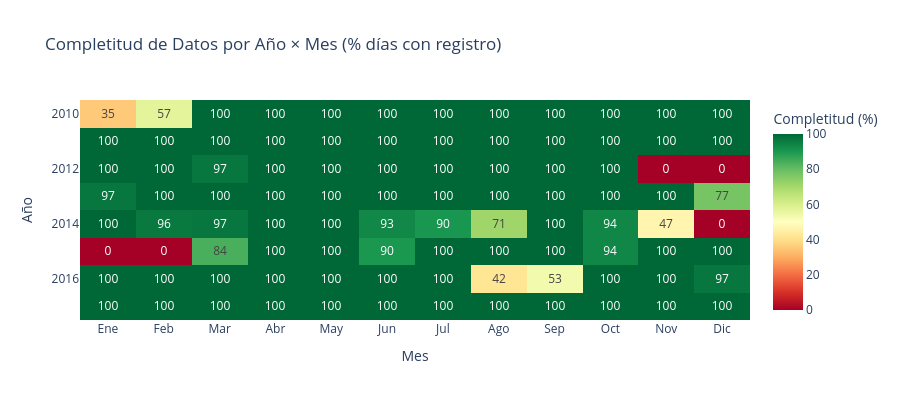

Notebook code cell kept with this figure:
### Markdown cell above
## 4. Visualizar el Patrón de Datos Faltantes

Antes de imputar, es crucial entender **dónde** y **cuándo** faltan datos. Visualizamos:
- **Mapa de presencia/ausencia** (heatmap binario Año × Mes)
- **Serie con gaps marcados** para ver la distribución temporal de los faltantes

### Code cell
# Heatmap de completitud: % de datos presentes por Año × Mes
df_full_copy = df_full.copy()
df_full_copy["Año"] = df_full_copy.index.year
df_full_copy["Mes"] = df_full_copy.index.month

completitud = df_full_copy.groupby(["Año", "Mes"])["Caudal"].apply(
    lambda x: x.notna().mean() * 100
).reset_index()
completitud.columns = ["Año", "Mes", "Completitud_%"]

meses = ["Ene", "Feb", "Mar", "Abr", "May", "Jun", "Jul", "Ago", "Sep", "Oct", "Nov", "Dic"]
pivot_comp = completitud.pivot(index="Año", columns="Mes", values="Completitud_%")
pivot_comp.columns = meses

fig = px.imshow(
    pivot_comp,
    title="Completitud de Datos por Año × Mes (% días con registro)",
    labels=dict(x="Mes", y="Año", color="Completitud (%)"),
    color_continuous_scale="RdYlGn",
    aspect="auto",
    text_auto=".0f",
    zmin=0,
    zmax=100,
)
fig.update_layout(width=900, height=400)
fig.show()

### Figure 1 — Plotly figure (JSON) as saved in the notebook; plotly's stock layout.template omitted (floating-point values rounded to 4 significant figures)
{"data": [{"coloraxis": "coloraxis", "hovertemplate": "Mes: %{x}<br>Año: %{y}<br>Completitud (%): %{z}<extra></extra>", "name": "0", "texttemplate": "%{z:.0f}", "type": "heatmap", "x": ["Ene", "Feb", "Mar", "Abr", "May", "Jun", "Jul", "Ago", "Sep", "Oct", "Nov", "Dic"], "xaxis": "x", "y": [2010, 2011, 2012, 2013, 2014, 2015, 2016, 2017], "yaxis": "y", "z": [[35.48, 57.14, 100.0, 100.0, 100.0, 100.0, 100.0, 100.0, 100.0, 100.0, 100.0, 100.0], [100.0, 100.0, 100.0, 100.0, 100.0, 100.0, 100.0, 100.0, 100.0, 100.0, 100.0, 100.0], [100.0, 100.0, 96.77, 100.0, 100.0, 100.0, 100.0, 100.0, 100.0, 100.0, 0.0, 0.0], [96.77, 100.0, 100.0, 100.0, 100.0, 100.0, 100.0, 100.0, 100.0, 100.0, 100.0, 77.42], [100.0, 96.43, 96.77, 100.0, 100.0, 93.33, 90.32, 70.97, 100.0, 93.55, 46.67, 0.0], [0.0, 0.0, 83.87, 100.0, 100.0, 90.0, 100.0, 100.0, 100.0, 93.55, 100.0, 100.0], [100.0, 100.0, 100.0, 100.0, 100.0, 100.0, 100.0, 41.94, 53.33, 100.0, 100.0, 96.77], [100.0, 100.0, 100.0, 100.0, 100.0, 100.0, 100.0, 100.0, 100.0, 100.0, 100.0, 100.0]]}], "layout": {"coloraxis": {"cmax": 100, "cmin": 0, "colorbar": {"title": {"text": "Completitud (%)"}}, "colorscale": [[0, "rgb(165,0,38)"], [0.1, "rgb(215,48,39)"], [0.2, "rgb(244,109,67)"], [0.3, "rgb(253,174,97)"], [0.4, "rgb(254,224,139)"], [0.5, "rgb(255,255,191)"], [0.6, "rgb(217,239,139)"], [0.7, "rgb(166,217,106)"], [0.8, "rgb(102,189,99)"], [0.9, "rgb(26,152,80)"], [1, "rgb(0,104,55)"]]}, "height": 400, "title": {"text": "Completitud de Datos por Año × Mes (% días con registro)"}, "width": 900, "xaxis": {"anchor": "y", "domain": [0, 1], "title": {"text": "Mes"}}, "yaxis": {"anchor": "x", "autorange": "reversed", "domain": [0, 1], "title": {"text": "Año"}}}}
